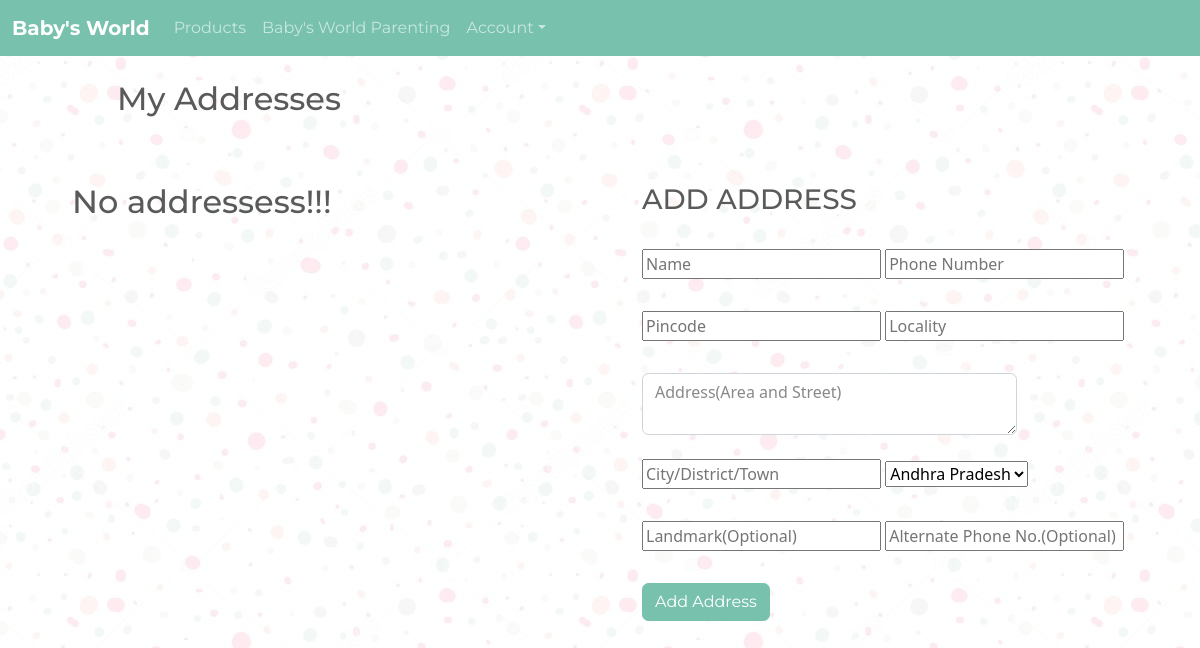
/myaddress/ (signed in), run on an earlier commit of the app's database.
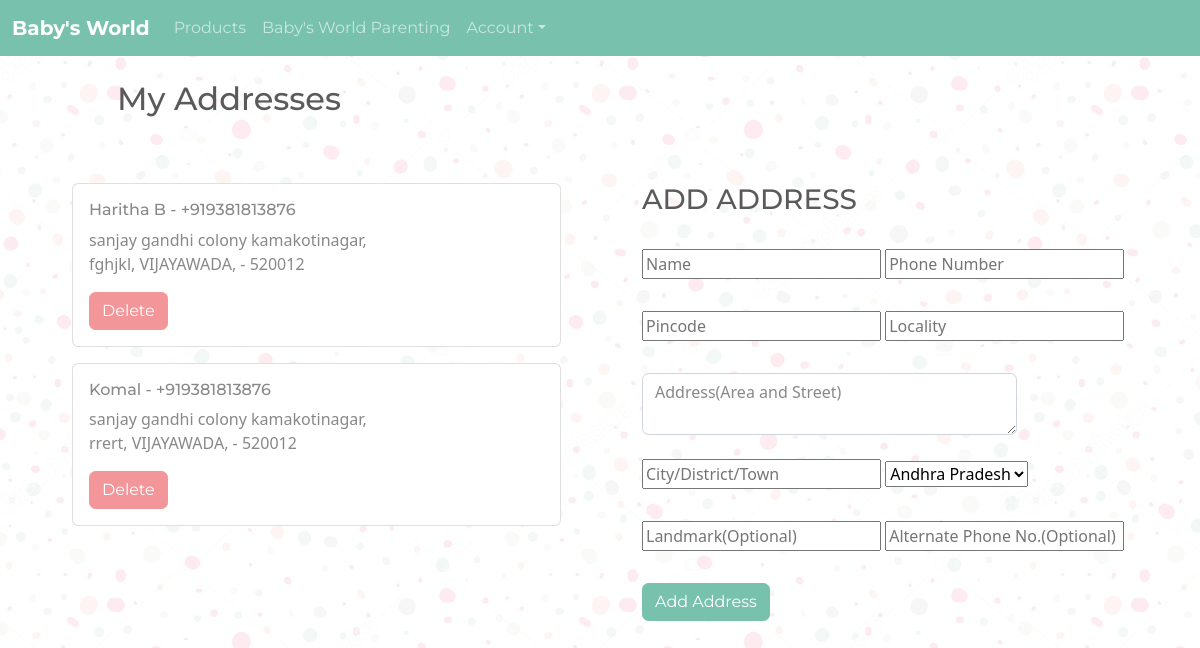
And on a later commit of the database.
### products/models.py (models this page shows, shortened)
class Address(models.Model):
    states = (
        ('AP', 'Andhra Pradesh'),
        ('KA', 'Karnataka'),
        ('TN', 'Tamil Nadu'),
    )
    user = models.ForeignKey(User, on_delete=models.CASCADE)
    name = models.CharField(max_length=50)
    phone = models.CharField(max_length = 10)
    locality = models.CharField(max_length=50)
    pincode = models.CharField(max_length=6)
    addr = models.CharField(max_length=200)
    city = models.CharField(max_length=50)
    state = models.CharField(max_length=20, choices = states)
    aphone =  models.CharField(max_length = 10)

### products/views.py (the view)
# urls.py: path('myaddress/',myaddress,name="myaddress"),
def myaddress(request):
    cuser = request.user
    addresses = Address.objects.filter(user = cuser)
    states = addresses.__getstate__
    context = {'addresses' : addresses,'states':states}
    return render(request,"products/myaddress.html",context)

### templates/products/myaddress.html (shortened to what this page needs)
{% extends 'base2.html' %}
{% load static %}
{% block content %}
<br>
<h2  style="margin-left: 5%">My Addresses</h2>
<div class="container">
  <div class="row" >
    <div class="col-sm" style="margin: 5% 0%;">
      {% for address in addresses %}
      <div class="card mb-3" style="max-width: 540px;">
          <div class="row no-gutters">
            <div class="col-md-8">
              <div class="card-body">
                <h6 class="card-title">{{address.name}} - {{address.phone}}</h6>
                <p class="card-text">{{address.addr}}, {{address.locality}}, {{address.city}}, {{address.state}} - {{address.pincode}}</p>
                <a class="btn btn-secondary" href="{% url 'deleteaddress' address.id%}">Delete</a>
              </div>
            </div>
          </div>
        </div>{% empty %}
        <h2>No addressess!!!</h2>
      {% endfor %}
    </div>
      <div class="col-sm" style="margin: 5%;">
        <h3>ADD ADDRESS</h3>
        <form name="addressform" method="post" action="{% url 'addaddress' %}"  >
            <input class="form-label mt-4" type="text" id="name" name="name" placeholder="Name">
            <input class="form-label mt-4" type="text" id="phoneno" name="phoneno" placeholder="Phone Number">
            <br>
            <input class="form-label mt-4" type="text" id="pincode" name="pincode" placeholder="Pincode">
            <input class="form-label mt-4" type="text" id="locality" name="locality" placeholder="Locality">
            <br>
            <br>
            <textarea class="form-control" id="address" name="address" placeholder="Address(Area and Street)" style="max-width: 375px;"></textarea>
            <input class="form-label mt-4" type="text" id="city" name="city" placeholder="City/District/Town">
            <select class="form-label mt-4t" id="state" name="state">
              <option value="Andhra Pradesh">Andhra Pradesh</option>
            </select>
            <br>
            <input class="form-label mt-4" type="text" id="landmark" name="landmark" placeholder="Landmark(Optional)">
            <input class="form-label mt-4" type="text" id="aphone" name="aphone" placeholder="Alternate Phone No.(Optional)">
            <br>
            <br>
            <button class="btn btn-primary" type="submit">Add Address</button>
        </form>
      </div>
    </div>
  </div>
{% endblock %}

What changed in the data, as far as the page shows it:
added Address: name "Haritha B", phone "+919381813876", addr "sanjay gandhi colony kamakotinagar", locality "fghjkl", city "VIJAYAWADA", pincode "520012"
added Address: name "Komal", phone "+919381813876", addr "sanjay gandhi colony kamakotinagar", locality "rrert", city "VIJAYAWADA", pincode "520012"
Also different on the page:
text no longer shown: "No addressess!!!"
